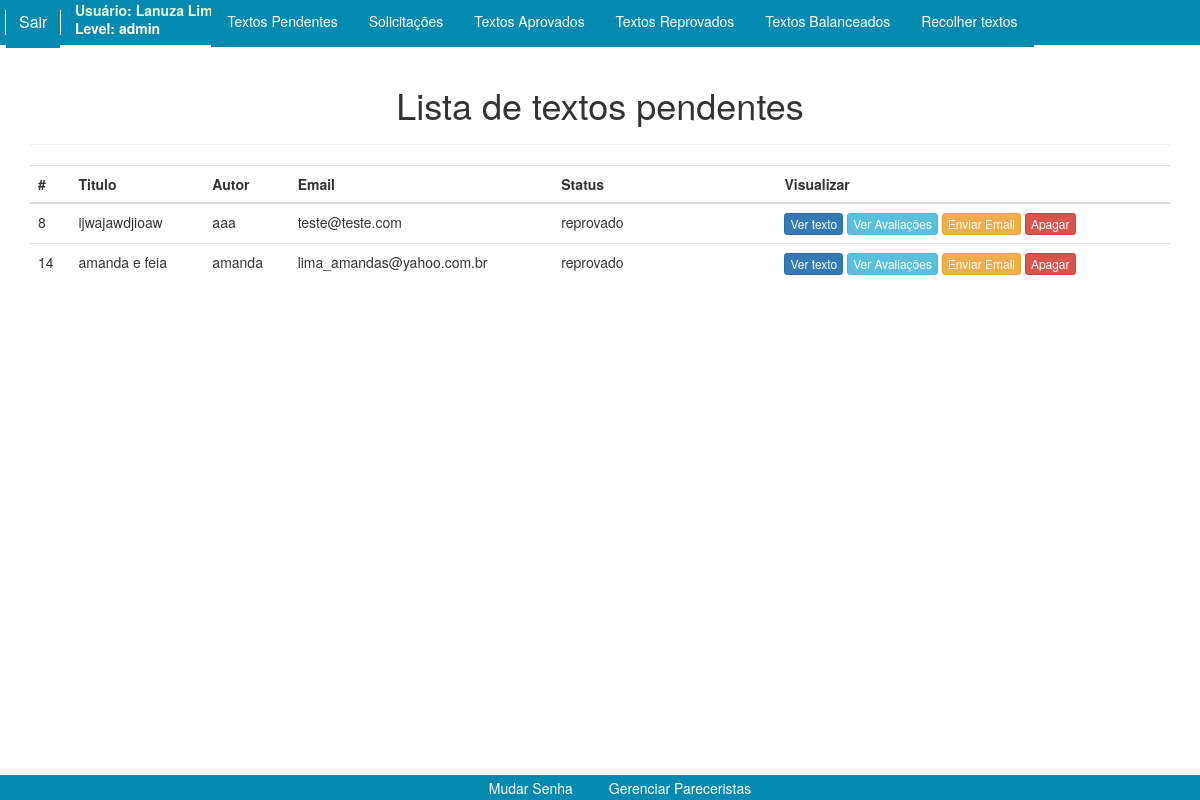
Screenshot of /textrp.php (signed in) with the database file from the repository.
### tables this page shows
CREATE TABLE `user` (
  `idUser` int(11) NOT NULL,
  `nameUser` varchar(60) NOT NULL,
  `Email` varchar(60) NOT NULL,
  `Pass` varchar(80) NOT NULL,
  `Level` varchar(30) NOT NULL
);

CREATE TABLE `article` (
  `idArticle` int(11) NOT NULL,
  `Title` varchar(50) NOT NULL,
  `Text` mediumtext NOT NULL,
  `Author` varchar(60) NOT NULL,
  `Email` varchar(60) NOT NULL,
  `status` varchar(15) NOT NULL DEFAULT 'pendente'
);

### textrp.php (the view, shortened to what this page needs)
<?php
include "conexao.php";
$query= "SELECT * FROM `user` WHERE Email= '{$_SESSION['usuario']}'";
$result= mysqli_query($conexao, $query) or die(mysqli_error());
while($registro = mysqli_fetch_array($result)){
$_Sessao=$registro['nameUser'];
$_Mail=$registro['Level'];
}
$query= "select*from article where status='reprovado'";
$result= mysqli_query($conexao, $query) or die(mysqli_error());
?>
<!DOCTYPE html>
<html>
<head>
	<link rel="stylesheet" type="text/css" href="css/estilo.css">
	<link rel="stylesheet" type="text/css" href="css/login.css">
	<link rel="stylesheet" href="https://maxcdn.bootstrapcdn.com/bootstrap/3.3.7/css/bootstrap.min.css">
</head>
<body>
	<header class="adm">
		<span id="deslogar"><a href="?deslogar">Sair</a></span>
		<p id="usuario"> Usuário:
			<?php
			echo $_Sessao;
			?>
		</p>
    <p id="level"> Level:
      <?php
      echo $_Mail;
      ?>
    </p>
		<nav class="adm">
			<ul id="menuadm">
				<li><a href="administrador.php">Textos Pendentes</a></li>
				<li><a href="solicitacoesadm.php">Solicitações</a></li>
				<li><a href="textap.php">Textos Aprovados</a></li>
				<li><a href="textrp.php">Textos Reprovados</a></li>
				<li><a href="textba.php">Textos Balanceados</a></li>
        		<li><a href="recotxt.php">Recolher textos</a></li>
			</ul>
		</nav>
	</header>
		<div class="container theme-showcase" role="manin">
		<div class="page-header">
			<h1 align="center">Lista de textos pendentes</h1>
		</div>
		<div class="row">
			<div class="col-md-12">
				<table class="table">
					<thread>
						<tr>
							<th>#</th>
							<th>Titulo</th>
							<th>Autor</th>
							<th>Email</th>
							<th>Status</th>
							<th></th>
							<th></th>
							<th></th>
							<th></th>
							<th></th>
							<th></th>
							<th>Visualizar</th>
						</tr>
					</thread>
					<tbody>
					<?php while($rows= mysqli_fetch_assoc($result)) { ?>
					<tr>
					<td><?php echo $rows['idArticle']; ?></td>
					<td><?php echo $rows['Title']; ?></td>
					<td><?php echo $rows['Author']; ?></td>
					<td><?php echo $rows['Email']; ?></td>
					<td><?php echo $rows['status']; ?></td>
					<td></td>
					<td></td>
					<td></td>
					<td></td>
					<td></td>
					<td></td>
					<td><button type="button" class="btn btn-xs btn-primary" data-toggle="modal" data-target="#myModal<?php echo $rows['idArticle']; ?>">Ver texto</button>
					<button type="button" class="btn btn-xs btn-info" data-toggle="modal" data-target="#exampleModal3" data-whatever="<?php echo $rows['idArticle']; ?>">Ver Avaliações</button>
					<button type="button" class="btn btn-xs btn-warning" data-toggle="modal" data-target="#exampleModal" data-whatever="<?php echo $rows['idArticle']; ?>">Enviar Email</button>
					<button type="button" class="btn btn-xs btn-danger" data-toggle="modal" data-target="#exampleModal2" data-whatever="<?php echo $rows['idArticle']; ?>">Apagar</button>
					</td>
					</tr>
							<?php } ?>
						</tbody>
					</table>
				</div>
			</div>
		</div>
<footer id="adm">
  <ul id="menufooter">
    <li><a href="acts/mudarsenha.php">Mudar Senha</a></li>
    <li><a href="acts/gerenciarPareceristas.php">Gerenciar Pareceristas</a></li>
  </ul>
</footer>
</body>
</html>

### css/estilo.css (style rules this page uses)
p#level { padding-top:3px; margin-left:75px; color: white; margin-bottom:-27px; }
p#usuario { margin-left:75px; margin-bottom:-5px; color: #E3F6CE; }
span#deslogar { margin-left: 5px; margin-top:10px ; font-size: 12pt; display: inline; position: fixed; color: white; border-width: 1px; border-style: solid; }
span#deslogar a { padding: 13px; padding-bottom: 15px; background-color: #0489B1; text-decoration: none; color: white; border-radius: 0px; transition:0.2s; }
nav.adm { display: flex; justify-content: center; }
ul#menuadm { list-style: none; margin-top: 0px; margin-bottom: -10px; word-wrap:break-word; white-space: nowrap; }
ul#menuadm li { display: inline; margin-right: -5px; background-color: #0489B1; padding: 4px; padding-top:12px; padding-bottom: 16px; transition: 0.7s; }
ul#menuadm li a { color: white; padding:12px; }
header.adm { height: 45px; background-color: #0489B1; }
footer { background-color: white; box-shadow: 2px 0px 5px; margin-top:4px; border-radius: 10px; }
footer#adm { color: white; background-color: #0489B1; border-radius: 0px; position:fixed; bottom:0; width:100%; height: 25px; }
ul#menufooter { list-style: none; margin-bottom:0px; display: flex; justify-content: center; }
ul#menufooter a { color: white; text-decoration: none; padding:15px; }
ul#menufooter li { list-style: none; display: block; transition: 0.5s; padding:3px; display: inline; }

### css/login.css (style rules this page uses)
html,body { font-family: 'Open Sans', serif; font-size: 14px; font-weight: 300; }
p { font-weight: 700; }

### rows the page displays
user: nameUser "Lanuza Lima", Level "admin"
article: idArticle "8", Title "ijwajawdjioaw", Author "aaa", Email "teste@teste.com", status "reprovado"
article: idArticle "14", Title "amanda e feia", Author "amanda", Email "lima_amandas@yahoo.com.br", status "reprovado"
